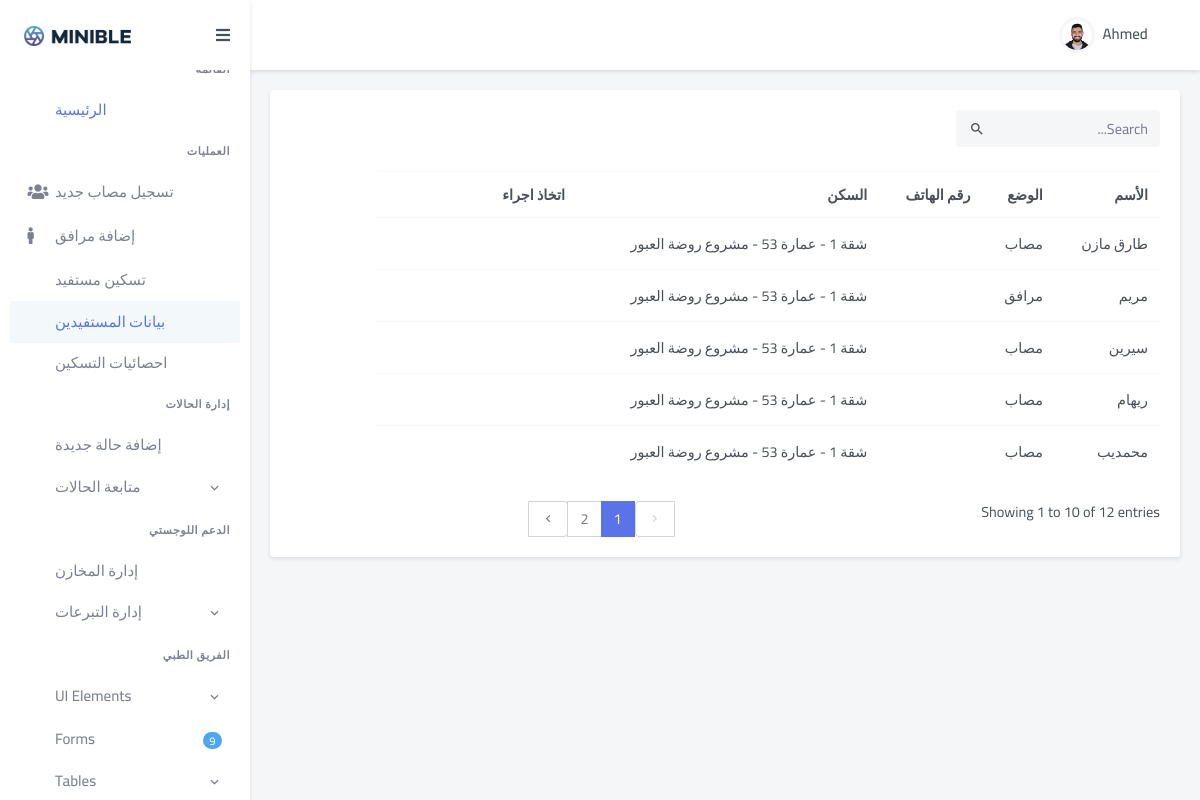
Screenshot of /operations/customers (signed in) with the database file from the repository.
### GazaResponse/models.py (models this page shows, shortened)
class Person(models.Model):
    name = models.CharField(max_length = 64)
    birthday = models.DateField()
    theType = models.CharField(max_length = 64)
    gender = models.CharField(max_length = 64, default = 'ذكر')
    idNumber = models.CharField(max_length = 64)
    code = models.CharField(max_length = 64, blank=True)
    status = models.CharField(max_length = 64)
    phoneNumber = models.CharField(max_length = 64, blank=True)
    isDisabled  = models.BooleanField(default = False)
    hasCancer = models.BooleanField(default = False)
    personGroup = models.ForeignKey(Group, on_delete=models.CASCADE, related_name="relatives")
    pHospital = models.ForeignKey(Hospital, on_delete = models.CASCADE)
    diagnosis = models.TextField(blank = True)
    accommodation  = models.ForeignKey(Apartment, on_delete = models.CASCADE, related_name="residents")
    scannedDocs = models.FileField(upload_to="IDs", blank=True)

class Apartment(models.Model):
    apartmentNum = models.IntegerField()
    whichBuilding = models.ForeignKey(Building, on_delete = models.CASCADE, related_name="apartments")
    apartmentCapacity = models.IntegerField()
    apartmentAccessibility = models.BooleanField()
    code = models.CharField(max_length = 64, blank=True)
    def __str__(self):
        return f'{"شقة"} {self.apartmentNum} - {self.whichBuilding} - {self.whichBuilding.bshelter}'

class Building(models.Model):
    name = models.CharField(max_length = 64)
    address = models.TextField(max_length = 150 , blank = True)
    numOfFloors = models.IntegerField()
    accessibility = models.BooleanField()
    bshelter = models.ForeignKey(Shelter, on_delete = models.CASCADE, related_name = "Buildings")
    bGovernorate = models.ForeignKey(Governorate, on_delete = models.CASCADE)
    def __str__(self):
        return f'{self.name}'

class Shelter(models.Model):
    shelterName = models.CharField(max_length = 64)
    bGovernorate = models.ForeignKey(Governorate, on_delete = models.CASCADE, null = True)
    isWorking  = models.BooleanField(default = True)
    def __str__(self):
        return f'{self.shelterName}'

### operations/views.py (the view)
# urls.py: path("customers", views.customers, name="customers"),
def customers(request):
    if not request.user.is_authenticated:
        return HttpResponseRedirect(reverse("users:login"))
    customersList = Person.objects.all()
    paginator = Paginator(customersList, 5)
    try:
        page = int(request.GET.get('page', '1'))
    except:
        page = 1
    try:
        customers = paginator.page(page)
    except(EmptyPage, InvalidPage):
        customers = paginator.page(paginator.num_pages)
    return render(request, "operations/customers.html", {
        "customers" : customers
    })

### operations/templates/operations/customers.html (shortened to what this page needs)
{% extends "gaza/layout.html" %}
{% load static %}
{% block body %}
<div dir="rtl" class="main-content">
    <div class="page-content">
     <div class="container-fluid">
      <div class="row">
       <div class="col-lg-12">
        <div class="card">
         <div class="card-body">
          <div class="row mb-2">
           <div class="col-md-6">
            <div class="form-inline float-md-end mb-3">
             <div class="search-box ms-2">
              <div class="position-relative">
               <input class="form-control rounded bg-light border-0" placeholder="Search..." type="text">
               <i class="mdi mdi-magnify search-icon">
               </i>
              </div>
             </div>
            </div>
           </div>
          </div>
          <div class="table-responsive mb-4">
           <table id="theCustomersTable" class="table table-centered table-nowrap mb-0">
            <thead>
             <tr>
              <th scope="col">
               الأسم
              </th>
              <th scope="col">
                الوضع
               </th>
              <th scope="col">
               رقم الهاتف
              </th>
              <th scope="col">
               السكن
              </th>
              <th scope="col" style="width: 200px;">
               اتخاذ اجراء
              </th>
             </tr>
            </thead>
            <tbody>
            {% for customer in customers.object_list %}
             <tr>
              <td>
               <a class="text-body" href="{% url 'operations:profile' person_id=customer.id %}">
                {{customer.name}}
               </a>
              </td>
              <td>
                {{customer.theType}}
              </td>
              <td>
              </td>
              <td>
                {{customer.accommodation}}
              </td>
              <td>
               <ul class="list-inline mb-0">
                <li class="list-inline-item dropdown">
                 <a aria-haspopup="true" class="text-muted dropdown-toggle font-size-18 px-2" data-bs-toggle="dropdown" href="#" role="button">
                 </a>
                </li>
               </ul>
              </td>
             </tr>
             {% endfor %}
            </tbody>
           </table>
          </div>
          <div class="row mt-4">
           <div class="col-sm-6">
            <div>
             <p class="mb-sm-0">
              Showing 1 to 10 of 12 entries
             </p>
            </div>
           </div>
           <div class="col-sm-6">
            <div class="float-sm-end">
             <ul class="pagination mb-sm-0">
                {% if customers.has_previous %}
              <li class="page-item">
               <a class="page-link" href="?page={{ customers.previous_page_number}}">
                <i class="mdi mdi-chevron-right">
                </i>
               </a>
              </li>
              {% else %}
              <li class="page-item disabled">
                <a class="page-link" href="#">
                 <i class="mdi mdi-chevron-right">
                 </i>
                </a>
               </li>
               {%endif%}
               {% for pg in customers.paginator.page_range %}
               {% if customers.number == pg %}
              <li class="page-item active">
               <a class="page-link" href="?page={{pg}}">
                {{pg}}
               </a>
              </li>
              {% else %}
              <li class="page-item">
                <a class="page-link" href="?page={{pg}}">
                 {{pg}}
                </a>
               </li>
               {%endif%}
               {% endfor %}
               {% if customers.has_next %}
              <li class="page-item">
               <a class="page-link" href="?page={{ customers.next_page_number}}">
                <i class="mdi mdi-chevron-left">
                </i>
               </a>
              </li>
               {% endif %}
             </ul>
            </div>
           </div>
          </div>
         </div>
        </div>
       </div>
      </div>
     </div>
    </div>
   </div>
{% endblock %}

### GazaResponse/templates/gaza/layout.html (shortened to what this page needs)
{% load static %}
<!DOCTYPE html>
<html>
    <head>
        <link href = "{% static 'gaza/css/app.min.css'%}" rel="stylesheet">
        <link href = "{% static 'gaza/css/bootstrap.min.css'%}" rel="stylesheet">
        <link href = "{% static 'gaza/css/icons.min.css'%}" rel="stylesheet">
        <link href = "{% static 'gaza/libs/bootstrap-touchspin/jquery.bootstrap-touchspin.min.css'%}" rel="stylesheet">
        <link href = "{% static 'gaza/libs/select2/css/select2.min.css'%}" rel="stylesheet">
        <link href="https://cdn.jsdelivr.net/npm/select2@4.1.0-rc.0/dist/css/select2.min.css" rel="stylesheet" />
        <link href = "{% static 'gaza/css/style.css'%}" rel="stylesheet">
    </head>
    <body>
        {% if user.is_authenticated %}
        <header id="page-topbar">
            <div class="navbar-header">
             <div class="d-flex">
              <div class="dropdown d-none d-lg-inline-block ms-1">
               <button class="btn header-item noti-icon waves-effect" data-bs-toggle="fullscreen" type="button">
               </button>
              </div>
              <div class="dropdown d-inline-block">
               <button aria-expanded="false" aria-haspopup="true" class="btn header-item waves-effect" data-bs-toggle="dropdown" id="page-header-user-dropdown" type="button">
                <img alt="Header Avatar" class="rounded-circle header-profile-user" src="{% static 'gaza/images/users/avatar-4.jpg'%}">
                <span class="d-none d-xl-inline-block ms-1 fw-medium font-size-15">
                 {{user.first_name}}
                </span>
               </button>
              </div>
              <div class="dropdown d-inline-block">
                <a href="/admin">
                <button class="btn header-item noti-icon right-bar-toggle waves-effect" type="button">
                </button>
               </a>
              </div>
             </div>
            </div>
           </header>
           <div class="vertical-menu mm-active">
            <div class="navbar-brand-box">
             <a class="logo logo-dark" href="index.html">
              <span class="logo-lg">
               <img alt="" height="20" src="assets/images/logo-dark.png">
              </span>
             </a>
            </div>
            <button class="btn btn-sm px-3 font-size-16 header-item waves-effect vertical-menu-btn" type="button">
             <i class="fa fa-fw fa-bars">
             </i>
            </button>
            <div class="sidebar-menu-scroll mm-show" data-simplebar="init"><div class="simplebar-wrapper" style="margin: 0px;"><div class="simplebar-height-auto-observer-wrapper"><div class="simplebar-height-auto-observer"></div></div><div class="simplebar-mask"><div class="simplebar-offset" style="right: -20px; bottom: 0px;"><div class="simplebar-content-wrapper" style="height: 100%; padding-right: 20px; padding-bottom: 0px; overflow: hidden scroll;"><div class="simplebar-content" style="padding: 0px;">
             <div id="sidebar-menu" class="mm-active">
              <ul class="metismenu list-unstyled mm-show" id="side-menu">
               <li class="menu-title text-right">
               </li>
               <li class="waves-effect">
                <a href="{% url 'users:index' %}" class="active">
                 <i class="uil-home-alt">
                 </i>
                 <span>
                  الرئيسية
                 </span>
                </a>
               </li>
               <li class="menu-title text-right">
                العمليات
               </li>
               <li>
                <a class="waves-effect" href="{% url 'operations:addcasualty' %}">
                 <i class="fa fa-users">
                 </i>
                 <span>
                  تسجيل مصاب جديد
                 </span>
                </a>
               </li>
               <li>
                <a class="waves-effect" href="{% url 'operations:addperson' %}">
                 <i class="fa fa-male">
                 </i>
                 <span>
                  إضافة مرافق
                 </span>
                </a>
               </li>
               <li>
                <a class="waves-effect" href="{% url 'operations:accommodation' %}">
                 <i class="uil-store">
                 </i>
                 <span>
                  تسكين مستفيد
                 </span>
                </a>
               </li>
               <li>
                <a class="waves-effect" href="{% url 'operations:customers' %}">
                 <i class="uil-file-alt">
                 </i>
                 <span>
                   بيانات المستفيدين
                 </span>
                </a>
               </li>
               <li>
                <a class="waves-effect" href="{% url 'operations:shelters' %}">
                 <i class="uil-invoice">
                 </i>
                 <span>
                  احصائيات التسكين
                 </span>
                </a>
               </li>
               <li class="menu-title text-right">
                إدارة الحالات
               </li>
               <li>
                <a class="waves-effect" href="#">
                 <i class="uil-user-circle">
                 </i>
                 <span>
                  إضافة حالة جديدة
                 </span>
                </a>
               </li>
               <li>
                <a class="has-arrow waves-effect" href="javascript: void(0);">
                 <i class="uil-file-alt">
                 </i>
                 <span>
                  متابعة الحالات
                 </span>
                </a>
               </li>
               <li dir="rtl" class="menu-title text-right">
                الدعم اللوجستي
               </li>
               <li>
                <a class="waves-effect" href="#">
                 <i class="uil-user-circle">
                 </i>
                 <span>
                  إدارة المخازن
                 </span>
                </a>
               </li>
               <li>
                <a class="has-arrow waves-effect" href="javascript: void(0);">
                 <i class="uil-file-alt">
                 </i>
                 <span>
                  إدارة التبرعات
                 </span>
                </a>
               </li>
               <li class="menu-title text-right">
                الفريق الطبي
               </li>
               <li>
                <a class="has-arrow waves-effect" href="javascript: void(0);">
                 <i class="uil-flask">
                 </i>
                 <span>
                  UI Elements
                 </span>
                </a>
               </li>
               <li>
                <a class="waves-effect" href="javascript: void(0);">
                 <i class="uil-shutter-alt">
                 </i>
                 <span class="badge rounded-pill bg-info float-end">
                  9
                 </span>
                 <span>
                  Forms
                 </span>
                </a>
               </li>
               <li>
                <a class="has-arrow waves-effect" href="javascript: void(0);">
                 <i class="uil-list-ul">
                 </i>
                 <span>
                  Tables
                 </span>
                </a>
               </li>
              </ul>
             </div>
            </div></div></div></div><div class="simplebar-placeholder" style="width: auto; height: 957px;"></div></div><div class="simplebar-track simplebar-vertical" style="visibility: visible;"><div class="simplebar-scrollbar" style="height: 926px; transform: translate3d(0px, 0px, 0px); display: block;"></div></div></div>
           </div>
           {% endif %}
      {% block body %}
      {% endblock %}
    </body>
</html>

### GazaResponse/static/gaza/css/style.css (style rules this page uses)
a,h1,h2,h3,h4,h5,h6,p,button,label,div { font-family: "Cairo", sans-serif !important; }
.navbar-header { background: white; }
.text-right { text-align: right !important; }
#theCustomersTable { max-width:90% !important; }

### rows the page displays
Person: name "طارق مازن", theType "مصاب", accommodation "شقة 1 - عمارة 53 - مشروع روضة العبور"
Person: name "مريم", theType "مرافق", accommodation "شقة 1 - عمارة 53 - مشروع روضة العبور"
Person: name "سيرين", theType "مصاب", accommodation "شقة 1 - عمارة 53 - مشروع روضة العبور"
Person: name "ريهام", theType "مصاب", accommodation "شقة 1 - عمارة 53 - مشروع روضة العبور"
Person: name "محمديب", theType "مصاب", accommodation "شقة 1 - عمارة 53 - مشروع روضة العبور"

### other values shown
{{ user.first_name }} "Ahmed"
{{ pg }} "1"
{{ pg }} "2"
